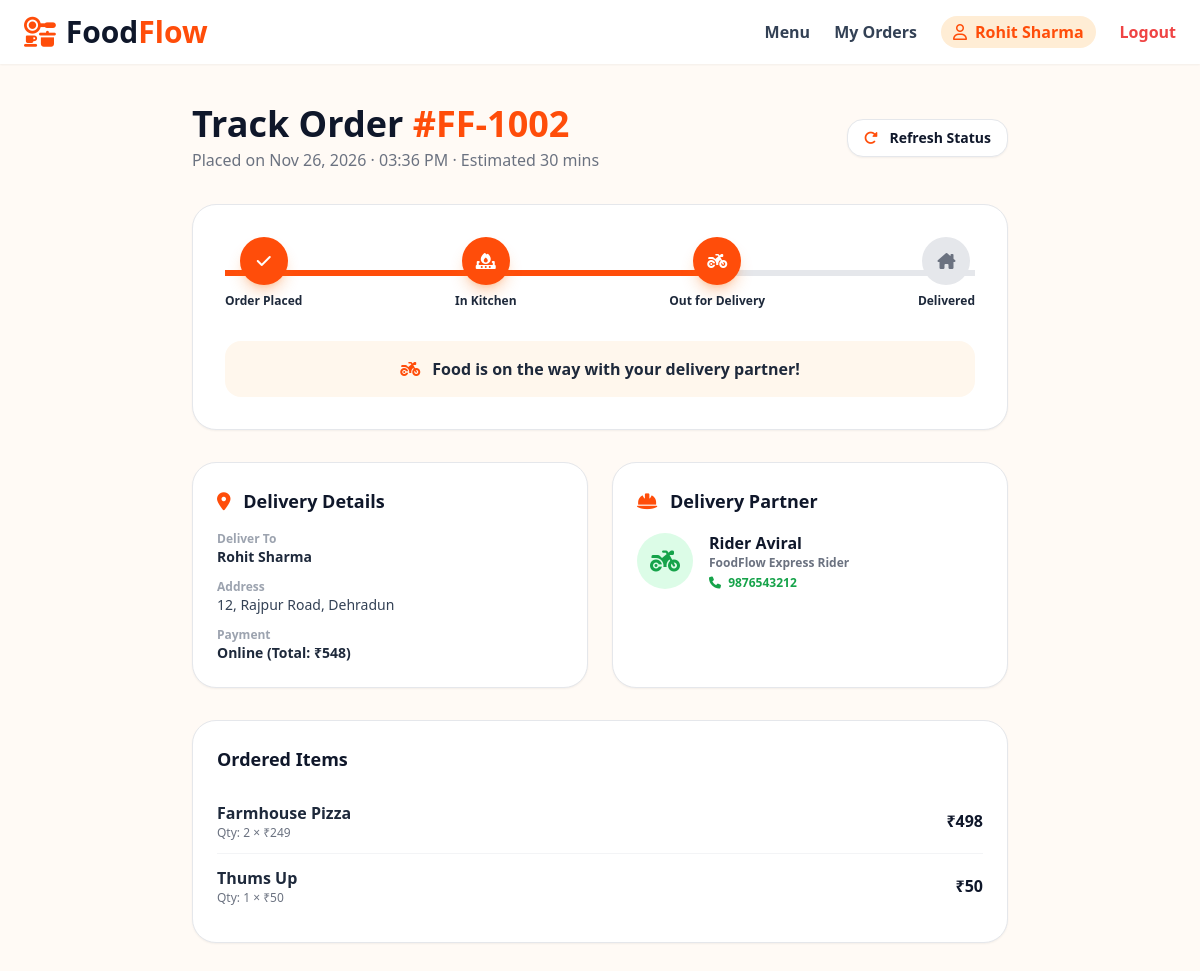
/Foodflow/Foodflow/My_orders/track_order.php (signed in), run on the app's committed database.
### tables this page shows
CREATE TABLE deliveries (
    id                 INT AUTO_INCREMENT PRIMARY KEY,
    order_id           INT NOT NULL UNIQUE,
    delivery_person_id INT NULL,
    status             VARCHAR(50) NOT NULL DEFAULT 'assigned',
    assigned_at        TIMESTAMP NOT NULL DEFAULT CURRENT_TIMESTAMP,
    delivered_at       TIMESTAMP NULL,
    CONSTRAINT fk_del_order  FOREIGN KEY (order_id)           REFERENCES orders(id) ON DELETE CASCADE,
    CONSTRAINT fk_del_person FOREIGN KEY (delivery_person_id) REFERENCES users(user_id) ON DELETE SET NULL
);

CREATE TABLE orders (
    id               INT AUTO_INCREMENT PRIMARY KEY,
    customer_id      INT NOT NULL,
    customer_name    VARCHAR(100) NULL,
    total            DECIMAL(10,2) NOT NULL,
    payment_method   VARCHAR(50) NOT NULL DEFAULT 'Cash on delivery',
    status           ENUM('placed','preparing','ready','out_for_delivery','delivered','cancelled','New','Preparing','Ready','Completed','Cancelled') NOT NULL DEFAULT 'placed',
    delivery_address VARCHAR(255) NOT NULL,
    notes            VARCHAR(255) NULL,
    created_at       TIMESTAMP NOT NULL DEFAULT CURRENT_TIMESTAMP,
    CONSTRAINT chk_orders_total CHECK (total >= 0),
    CONSTRAINT fk_orders_customer FOREIGN KEY (customer_id) REFERENCES users(user_id) ON DELETE RESTRICT,
    INDEX idx_orders_status (status),
    INDEX idx_orders_created (created_at)
);

CREATE TABLE users (
    user_id       INT AUTO_INCREMENT PRIMARY KEY,
    full_name     VARCHAR(100) NOT NULL,
    email         VARCHAR(150) NOT NULL UNIQUE,
    password_hash VARCHAR(255) NOT NULL,
    role          ENUM('customer','restaurant','delivery','admin','restaurant_staff','delivery_person') NOT NULL DEFAULT 'customer',
    phone         VARCHAR(20) DEFAULT NULL,
    address       VARCHAR(255) DEFAULT NULL,
    is_active     TINYINT(1) NOT NULL DEFAULT 1,
    created_at    TIMESTAMP NOT NULL DEFAULT CURRENT_TIMESTAMP,
    INDEX idx_users_role (role)
);

CREATE TABLE order_items (
    id       INT AUTO_INCREMENT PRIMARY KEY,
    order_id INT NOT NULL,
    food_id  INT NOT NULL,
    quantity INT NOT NULL,
    price    DECIMAL(8,2) NOT NULL,
    CONSTRAINT chk_items_qty   CHECK (quantity > 0),
    CONSTRAINT chk_items_price CHECK (price >= 0),
    CONSTRAINT uq_order_food   UNIQUE (order_id, food_id),
    CONSTRAINT fk_items_order FOREIGN KEY (order_id) REFERENCES orders(id) ON DELETE CASCADE,
    CONSTRAINT fk_items_food  FOREIGN KEY (food_id)  REFERENCES food(id)   ON DELETE RESTRICT
);

CREATE TABLE food (
    id            INT AUTO_INCREMENT PRIMARY KEY,
    category_id   INT NULL,
    restaurant_id INT NULL,
    name          VARCHAR(100) NOT NULL,
    description   VARCHAR(255) DEFAULT NULL,
    price         DECIMAL(8,2) NOT NULL,
    stock         INT NOT NULL DEFAULT 50,
    available     TINYINT(1) NOT NULL DEFAULT 1,
    is_veg        TINYINT(1) NOT NULL DEFAULT 1,
    image         VARCHAR(255) NULL,
    CONSTRAINT chk_food_price CHECK (price >= 0),
    CONSTRAINT chk_food_stock CHECK (stock >= 0),
    CONSTRAINT fk_food_category   FOREIGN KEY (category_id)   REFERENCES categories(id) ON DELETE SET NULL,
    CONSTRAINT fk_food_restaurant FOREIGN KEY (restaurant_id) REFERENCES users(user_id) ON DELETE SET NULL,
    INDEX idx_food_available (available)
);

### Foodflow/Foodflow/My_orders/track_order.php (the view, shortened to what this page needs)
<?php
require_once __DIR__ . '/../db.php';
$userId   = (int)$_SESSION['user_id'];
$userName = $_SESSION['full_name'] ?? 'Customer';
$order = null;
$orderItems = [];
try {
    if (!$order) {
        $stmt = $pdo->prepare("
            SELECT o.*, u.full_name AS customer_name, u.phone AS customer_phone,
                   d.status AS delivery_status, d.assigned_at, d.delivered_at,
                   rider.full_name AS rider_name, rider.phone AS rider_phone
            FROM orders o
            JOIN users u ON o.customer_id = u.user_id
            LEFT JOIN deliveries d ON o.id = d.order_id
            LEFT JOIN users rider ON d.delivery_person_id = rider.user_id
            WHERE o.customer_id = ?
            ORDER BY o.id DESC
            LIMIT 1
        ");
        $stmt->execute([$userId]);
        $order = $stmt->fetch(PDO::FETCH_ASSOC);
    }
    if ($order) {
        $itemStmt = $pdo->prepare("
            SELECT oi.quantity, oi.price, f.name
            FROM order_items oi
            JOIN food f ON oi.food_id = f.id
            WHERE oi.order_id = ?
        ");
        $itemStmt->execute([$order['id']]);
        $orderItems = $itemStmt->fetchAll(PDO::FETCH_ASSOC);
    }
} catch (PDOException $e) {
    error_log("Track order error: " . $e->getMessage());
}
$stage = 1;
if ($order) {
    $st = strtolower($order['status']);
    if (in_array($st, ['placed', 'new'])) $stage = 1;
    elseif (in_array($st, ['preparing'])) $stage = 2;
    elseif (in_array($st, ['ready', 'out_for_delivery'])) $stage = 3;
    elseif (in_array($st, ['delivered', 'completed'])) $stage = 4;
}
?>
<!DOCTYPE html>
<html lang="en">
<head>
    <script src="https://cdn.tailwindcss.com"></script>
    <link rel="stylesheet" href="https://cdnjs.cloudflare.com/ajax/libs/font-awesome/6.7.2/css/all.min.css">
</head>
<body class="m-0 min-h-screen bg-[#fffaf5] text-slate-900">
    <header class="flex h-16 w-full items-center justify-between bg-white px-6 shadow-sm">
        <a href="../dashboard/customer.php" class="flex items-center gap-2 no-underline">
            <i class="fa-solid fa-kitchen-set text-3xl text-[#ff4d0a]"></i>
            <span class="text-3xl font-extrabold text-slate-900">Food<span class="text-[#ff4d0a]">Flow</span></span>
        </a>
        <div class="flex items-center gap-6">
            <a href="../Menu/menuafterlogin.html" class="font-semibold text-slate-700 hover:text-[#ff4d0a]">Menu</a>
            <a href="orders.php" class="font-semibold text-slate-700 hover:text-[#ff4d0a]">My Orders</a>
            <a href="../dashboard/profile.php" class="flex items-center gap-2 rounded-full bg-orange-100 px-3 py-1 font-bold text-[#ff4d0a]">
                <i class="fa-regular fa-user"></i> <?= htmlspecialchars($userName) ?>
            </a>
            <a href="../logout.php" class="text-red-500 font-semibold hover:underline">Logout</a>
        </div>
    </header>
    <main class="mx-auto max-w-4xl p-6 md:p-10">
        <?php if (!$order): ?>
            <div class="rounded-3xl border border-dashed border-orange-200 bg-white p-12 text-center shadow-sm">
                <i class="fa-solid fa-location-crosshairs mb-3 text-5xl text-orange-300"></i>
                <h2 class="text-2xl font-bold text-slate-800">No Active Order Found</h2>
                <p class="mt-2 text-gray-500">You don't have any placed orders yet.</p>
                <a href="../Menu/menuafterlogin.html" class="mt-6 inline-block rounded-2xl bg-[#ff4d0a] px-6 py-3 font-bold text-white hover:bg-[#e94305]">
                    Browse Delicious Food
                </a>
            </div>
        <?php else: ?>
            <div class="flex flex-wrap items-center justify-between gap-4">
                <div>
                    <h1 class="text-3xl font-extrabold md:text-4xl">Track Order <span class="text-[#ff4d0a]">#FF-<?= (int)$order['id'] ?></span></h1>
                    <p class="mt-1 font-medium text-gray-500">
                        Placed on <?= date('M d, Y · h:i A', strtotime($order['created_at'])) ?> · Estimated 30 mins
                    </p>
                </div>
                <button onclick="window.location.reload()" class="rounded-2xl border border-gray-200 bg-white px-4 py-2 text-sm font-bold shadow-sm hover:bg-gray-50">
                    <i class="fa-solid fa-rotate-right mr-2 text-[#ff4d0a]"></i> Refresh Status
                </button>
            </div>
            <section class="mt-8 rounded-3xl border border-gray-200 bg-white p-6 md:p-8 shadow-sm">
                <div class="relative flex items-center justify-between">
                    <div class="absolute left-0 top-1/2 -z-0 h-1.5 w-full -translate-y-1/2 bg-gray-200">
                    </div>
                    <div class="relative z-10 flex flex-col items-center">
                        <div class="flex h-12 w-12 items-center justify-center rounded-full <?= $stage >= 1 ? 'bg-[#ff4d0a] text-white shadow-lg shadow-orange-500/30' : 'bg-gray-200 text-gray-500' ?> font-bold">
                            <i class="fa-solid fa-check"></i>
                        </div>
                        <p class="mt-2 text-xs font-bold text-slate-800">Order Placed</p>
                    </div>
                    <div class="relative z-10 flex flex-col items-center">
                        <div class="flex h-12 w-12 items-center justify-center rounded-full <?= $stage >= 2 ? 'bg-[#ff4d0a] text-white shadow-lg shadow-orange-500/30' : 'bg-gray-200 text-gray-500' ?> font-bold">
                            <i class="fa-solid fa-fire-burner"></i>
                        </div>
                        <p class="mt-2 text-xs font-bold text-slate-800">In Kitchen</p>
                    </div>
                    <div class="relative z-10 flex flex-col items-center">
                        <div class="flex h-12 w-12 items-center justify-center rounded-full <?= $stage >= 3 ? 'bg-[#ff4d0a] text-white shadow-lg shadow-orange-500/30' : 'bg-gray-200 text-gray-500' ?> font-bold">
                            <i class="fa-solid fa-motorcycle"></i>
                        </div>
                        <p class="mt-2 text-xs font-bold text-slate-800">Out for Delivery</p>
                    </div>
                    <div class="relative z-10 flex flex-col items-center">
                        <div class="flex h-12 w-12 items-center justify-center rounded-full <?= $stage >= 4 ? 'bg-green-600 text-white shadow-lg shadow-green-500/30' : 'bg-gray-200 text-gray-500' ?> font-bold">
                            <i class="fa-solid fa-house-chimney"></i>
                        </div>
                        <p class="mt-2 text-xs font-bold text-slate-800">Delivered</p>
                    </div>
                </div>
                <div class="mt-8 rounded-2xl bg-orange-50 p-4 text-center font-bold text-slate-800">
                    <?php if ($stage === 1): ?>
                        <i class="fa-solid fa-clock mr-2 text-[#ff4d0a]"></i> Your order has been placed and sent to FoodFlow Kitchen!
                    <?php elseif ($stage === 2): ?>
                        <i class="fa-solid fa-fire-burner mr-2 text-[#ff4d0a]"></i> The chef is freshly preparing your meal right now!
                    <?php elseif ($stage === 3): ?>
                        <i class="fa-solid fa-motorcycle mr-2 text-[#ff4d0a]"></i> Food is on the way with your delivery partner!
                    <?php else: ?>
                        <i class="fa-solid fa-circle-check mr-2 text-green-600"></i> Order delivered! Enjoy your meal!
                    <?php endif; ?>
                </div>
            </section>
            <div class="mt-8 grid grid-cols-1 gap-6 md:grid-cols-2">
                <div class="rounded-3xl border border-gray-200 bg-white p-6 shadow-sm">
                    <h3 class="text-lg font-bold"><i class="fa-solid fa-location-dot mr-2 text-[#ff4d0a]"></i> Delivery Details</h3>
                    <div class="mt-4 space-y-3 text-sm">
                        <div>
                            <p class="text-xs font-bold text-gray-400">Deliver To</p>
                            <p class="font-bold text-slate-800"><?= htmlspecialchars($userName) ?></p>
                        </div>
                        <div>
                            <p class="text-xs font-bold text-gray-400">Address</p>
                            <p class="font-medium text-slate-700"><?= htmlspecialchars($order['delivery_address']) ?></p>
                        </div>
                        <div>
                            <p class="text-xs font-bold text-gray-400">Payment</p>
                            <p class="font-bold text-slate-800"><?= htmlspecialchars($order['payment_method']) ?> (Total: ₹<?= number_format((float)$order['total']) ?>)</p>
                        </div>
                    </div>
                </div>
                <div class="rounded-3xl border border-gray-200 bg-white p-6 shadow-sm">
                    <h3 class="text-lg font-bold"><i class="fa-solid fa-helmet-safety mr-2 text-[#ff4d0a]"></i> Delivery Partner</h3>
                    <div class="mt-4 flex items-center gap-4">
                        <div class="flex h-14 w-14 items-center justify-center rounded-full bg-green-100 text-2xl text-green-600">
                            <i class="fa-solid fa-motorcycle"></i>
                        </div>
                        <div>
                            <p class="font-extrabold text-slate-900"><?= htmlspecialchars($order['rider_name'] ?: 'Rider Aviral') ?></p>
                            <p class="text-xs font-semibold text-gray-500">FoodFlow Express Rider</p>
                            <p class="mt-1 text-xs font-bold text-green-600">
                                <i class="fa-solid fa-phone mr-1"></i> <?= htmlspecialchars($order['rider_phone'] ?: '+91 98765 43212') ?>
                            </p>
                        </div>
                    </div>
                </div>
            </div>
            <div class="mt-8 rounded-3xl border border-gray-200 bg-white p-6 shadow-sm">
                <h3 class="text-lg font-bold">Ordered Items</h3>
                <div class="mt-4 divide-y divide-gray-100">
                    <?php if (empty($orderItems)): ?>
                        <p class="py-3 text-sm text-gray-500">1x Food Order</p>
                    <?php else: ?>
                        <?php foreach ($orderItems as $item): ?>
                            <div class="flex items-center justify-between py-3">
                                <div>
                                    <p class="font-bold text-slate-800"><?= htmlspecialchars($item['name']) ?></p>
                                    <p class="text-xs text-gray-500">Qty: <?= (int)$item['quantity'] ?> × ₹<?= number_format((float)$item['price']) ?></p>
                                </div>
                                <span class="font-bold text-slate-900">₹<?= number_format($item['quantity'] * $item['price']) ?></span>
                            </div>
                        <?php endforeach; ?>
                    <?php endif; ?>
                </div>
            </div>
        <?php endif; ?>
    </main>
</body>
</html>

### data on the page
deliveries: order "1002", order.created_at "Nov 26, 2026 · 03:36 PM", order.delivery_address "12, Rajpur Road, Dehradun", order.payment_method "Online", order.total "548", delivery_person.full_name "Rider Aviral", delivery_person.phone "9876543212"
order_items: food.name "Farmhouse Pizza", quantity "2", price "249", $item['quantity'] * $item['price'] "498"
order_items: food.name "Thums Up", quantity "1", price "50", $item['quantity'] * $item['price'] "50"

### other printed values
$userName "Rohit Sharma"
